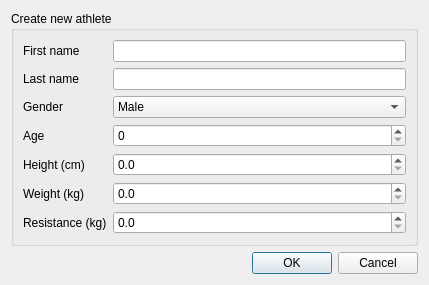
<?xml version="1.0" encoding="UTF-8"?>
<ui version="4.0">
 <class>NewAthlete</class>
 <widget class="QDialog" name="NewAthlete">
  <property name="geometry">
   <rect>
    <x>0</x>
    <y>0</y>
    <width>429</width>
    <height>284</height>
   </rect>
  </property>
  <property name="windowTitle">
   <string>New athlete</string>
  </property>
  <layout class="QVBoxLayout" name="verticalLayout">
   <item>
    <widget class="QGroupBox" name="groupBox">
     <property name="title">
      <string>Create new athlete</string>
     </property>
     <layout class="QFormLayout" name="formLayout">
      <item row="0" column="0">
       <widget class="QLabel" name="label">
        <property name="text">
         <string>First name</string>
        </property>
       </widget>
      </item>
      <item row="0" column="1">
       <widget class="QLineEdit" name="lineEdit_firstname"/>
      </item>
      <item row="1" column="0">
       <widget class="QLabel" name="label_2">
        <property name="text">
         <string>Last name</string>
        </property>
       </widget>
      </item>
      <item row="1" column="1">
       <widget class="QLineEdit" name="lineEdit_lastname"/>
      </item>
      <item row="2" column="0">
       <widget class="QLabel" name="label_3">
        <property name="text">
         <string>Gender</string>
        </property>
       </widget>
      </item>
      <item row="2" column="1">
       <widget class="QComboBox" name="comboBox_gender">
        <item>
         <property name="text">
          <string>Male</string>
         </property>
        </item>
        <item>
         <property name="text">
          <string>Female</string>
         </property>
        </item>
       </widget>
      </item>
      <item row="3" column="0">
       <widget class="QLabel" name="label_4">
        <property name="text">
         <string>Age</string>
        </property>
       </widget>
      </item>
      <item row="3" column="1">
       <widget class="QSpinBox" name="spinBox_age">
        <property name="maximum">
         <number>200</number>
        </property>
       </widget>
      </item>
      <item row="4" column="0">
       <widget class="QLabel" name="label_5">
        <property name="text">
         <string>Height (cm)</string>
        </property>
       </widget>
      </item>
      <item row="4" column="1">
       <widget class="QDoubleSpinBox" name="doubleSpinBox_height">
        <property name="decimals">
         <number>1</number>
        </property>
        <property name="maximum">
         <double>999.000000000000000</double>
        </property>
       </widget>
      </item>
      <item row="5" column="0">
       <widget class="QLabel" name="label_6">
        <property name="text">
         <string>Weight (kg)</string>
        </property>
       </widget>
      </item>
      <item row="5" column="1">
       <widget class="QDoubleSpinBox" name="doubleSpinBox_weight">
        <property name="decimals">
         <number>1</number>
        </property>
        <property name="maximum">
         <double>999.000000000000000</double>
        </property>
       </widget>
      </item>
      <item row="6" column="0">
       <widget class="QLabel" name="label_7">
        <property name="text">
         <string>Resistance (kg)</string>
        </property>
       </widget>
      </item>
      <item row="6" column="1">
       <widget class="QDoubleSpinBox" name="doubleSpinBox_resistance">
        <property name="decimals">
         <number>1</number>
        </property>
        <property name="singleStep">
         <double>0.500000000000000</double>
        </property>
       </widget>
      </item>
     </layout>
    </widget>
   </item>
   <item>
    <widget class="QDialogButtonBox" name="buttonBox">
     <property name="orientation">
      <enum>Qt::Horizontal</enum>
     </property>
     <property name="standardButtons">
      <set>QDialogButtonBox::Cancel|QDialogButtonBox::Ok</set>
     </property>
    </widget>
   </item>
  </layout>
 </widget>
 <resources/>
 <connections>
  <connection>
   <sender>buttonBox</sender>
   <signal>accepted()</signal>
   <receiver>NewAthlete</receiver>
   <slot>accept()</slot>
   <hints>
    <hint type="sourcelabel">
     <x>248</x>
     <y>254</y>
    </hint>
    <hint type="destinationlabel">
     <x>157</x>
     <y>274</y>
    </hint>
   </hints>
  </connection>
  <connection>
   <sender>buttonBox</sender>
   <signal>rejected()</signal>
   <receiver>NewAthlete</receiver>
   <slot>reject()</slot>
   <hints>
    <hint type="sourcelabel">
     <x>316</x>
     <y>260</y>
    </hint>
    <hint type="destinationlabel">
     <x>286</x>
     <y>274</y>
    </hint>
   </hints>
  </connection>
 </connections>
</ui>
